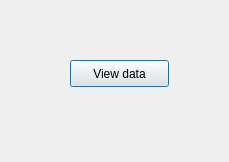
<?xml version="1.0" encoding="UTF-8"?>
<ui version="4.0">
 <class>LizardDownloaderDialogBase</class>
 <widget class="QDialog" name="LizardDownloaderDialogBase">
  <property name="geometry">
   <rect>
    <x>0</x>
    <y>0</y>
    <width>229</width>
    <height>162</height>
   </rect>
  </property>
  <property name="windowTitle">
   <string>Lizard Viewer</string>
  </property>
  <widget class="QPushButton" name="downloadButton">
   <property name="geometry">
    <rect>
     <x>70</x>
     <y>60</y>
     <width>99</width>
     <height>27</height>
    </rect>
   </property>
   <property name="text">
    <string>View data</string>
   </property>
  </widget>
 </widget>
 <resources/>
 <connections/>
</ui>
